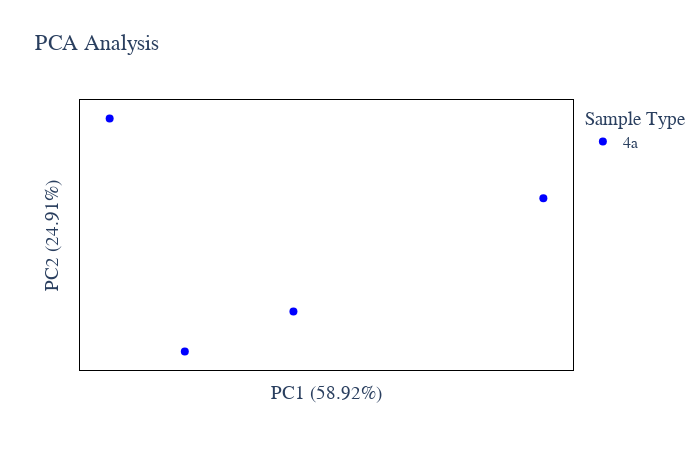

Source (notebook cell):
### Code cell
# Protein Abundance PCA plot
plot_options={
            "compare groups": [ "4a", "3a", "1a"],
            "title": "PCA Analysis",
            "color": ["blue", "red", "green", "black", "yellow", "purple",
                      "orange", "brown", "pink", "gray", "olive", "cyan"],
            "symbol": ['circle', 'circle', 'circle'],
            "marker_size": 8,
            "width": 700,
            "height": 450,
            "font": dict(size=16, family="Arial black"),
            "ylimits": [],
            "xlimits": []
        }
figure, _, _ =PCA_plots(data_obj, plot_options, saved_settings)
figure.show()

### Figure 1 — Plotly figure (JSON) as saved in the notebook; plotly's stock layout.template omitted (floating-point values rounded to 4 significant figures)
{"data": [{"hovertemplate": "%{text}<br>PC1: %{x} <br>PC2: %{y}", "legendgroup": "4a", "marker": {"color": "blue", "size": 8, "symbol": "circle"}, "mode": "markers", "name": "4a", "orientation": "v", "showlegend": true, "text": ["2ngQCHeLa_old_1x_70CWash24h_75umClC12_NewTMOS_01", "2ngQCHeLa_old_1x_70CWash24h_75umClC12_NewTMOS_02", "2ngQCHeLa_old_1x_70CWash24h_75umClC12_NewTMOS_03", "2ngQCHeLa_old_1x_70CWash24h_75umClC12_NewTMOS_04"], "type": "scatter", "x": [-91.68, -162.0, 9.929, 243.7], "xaxis": "x", "y": [-115.4, 136.9, -72.01, 50.51], "yaxis": "y"}], "layout": {"font": {"family": "Arial black", "size": 16}, "height": 450, "legend": {"title": {"text": "Sample Type"}, "tracegroupgap": 0}, "paper_bgcolor": "rgba(255, 255, 255, 255)", "plot_bgcolor": "rgba(255, 255, 255, 255)", "title": {"text": "PCA Analysis"}, "width": 700, "xaxis": {"anchor": "y", "domain": [0, 1], "linecolor": "black", "mirror": true, "showticklabels": false, "title": {"text": "PC1 (58.92%)"}}, "yaxis": {"anchor": "x", "domain": [0, 1], "linecolor": "black", "mirror": true, "showticklabels": false, "title": {"text": "PC2 (24.91%)"}}}}
